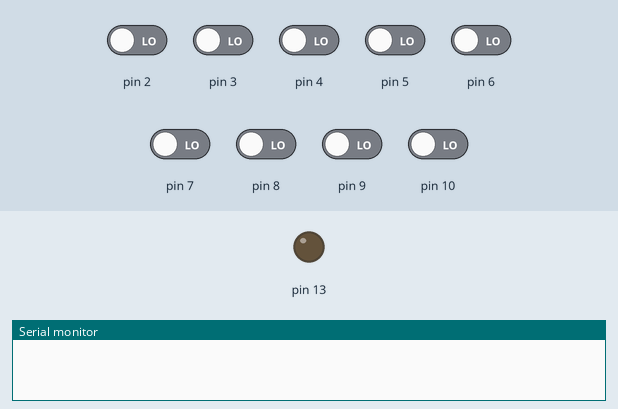
Recording of a sketch running on a simulated Arduino Uno, built with avr-gcc and run on an emulated ATmega328P. On the bench: output pins drawn as LEDs (lit = HIGH), the last lines printed to the serial monitor. Inputs (shaded band) come from the test bench; at power-on: pin 2–10 LOW.

Above: at 0.1 s.
At 3.1 s:
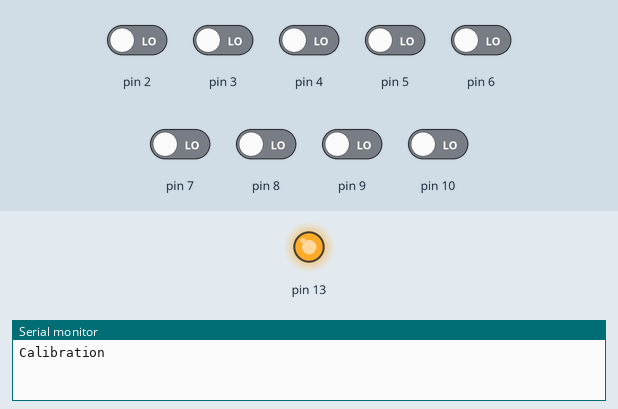
Timing chart, 0 to 24.5 s (numbered marks = the images above):
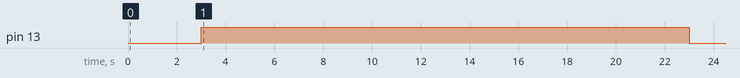

The sketch:

QTR_handler.ino
```cpp
/* Pololu A-Star handling
 *   2 * QTR sensors (left & right)
 *   1 * 8-sensor line (middle)
 *
 * Connected via USB
 */
#include <QTRSensors.h>

#define NUM_SENSORS   10     // number of sensors used
#define TIMEOUT       2500  // waits for 2500 microseconds for sensor outputs to go low
#define EMITTER_PIN   0     // emitter is controlled by digital pin 2

QTRSensorsRC qtrrc((unsigned char[]) { 1, 2, 3, 4, 5, 6, 7, 8, 9, 10 },
  NUM_SENSORS, TIMEOUT, EMITTER_PIN);
unsigned int sensorValues[NUM_SENSORS];

void setup() {
  Serial.begin(115200);
  delay(1000);
  Serial.println("Calibration");

  delay(2000);
  pinMode(13, OUTPUT);
  digitalWrite(13, HIGH);    // turn on Arduino's LED to indicate we are in calibration mode
  for (int i = 0; i < 800; i++)  // make the calibration take about 10 seconds
  {
    qtrrc.calibrate();       // reads all sensors 10 times at 2500 us per read (i.e. ~25 ms per call)
  }
  digitalWrite(13, LOW);     // turn off Arduino's LED to indicate we are through with calibration

  // print the calibration minimum values measured when emitters were on
  Serial.print("Min   ");
  for (int i = 0; i < NUM_SENSORS; i++)
  {
    Serial.print(qtrrc.calibratedMinimumOn[i]);
    Serial.print('\t');
  }
  Serial.println();

  // print the calibration maximum values measured when emitters were on
  Serial.print("Max   ");
  for (int i = 0; i < NUM_SENSORS; i++)
  {
    Serial.print(qtrrc.calibratedMaximumOn[i]);
    Serial.print('\t');
  }
  Serial.println();
  Serial.println();
  delay(20000);
}


void loop() {
  // read calibrated sensor values and obtain a measure of the line position from 0 to 5000
  // To get raw sensor values, call:
  qtrrc.read(sensorValues); // instead of unsigned int position = qtrrc.readLine(sensorValues);
  // unsigned int position = qtrrc.readLine(sensorValues);

  // print the sensor values as numbers from 0 to 1000, where 0 means maximum reflectance and
  // 1000 means minimum reflectance, followed by the line position
  for (unsigned char i = 0; i < NUM_SENSORS; i++)
  {
    Serial.print(sensorValues[i]);
    Serial.print('\t');
  }
  Serial.println();

  unsigned int position = qtrrc.readLine(sensorValues);
  for (unsigned char i = 0; i < NUM_SENSORS; i++)
  {
    Serial.print(sensorValues[i]);
    Serial.print('\t');
  }
  Serial.println(position);


  delay(250);
}
```
